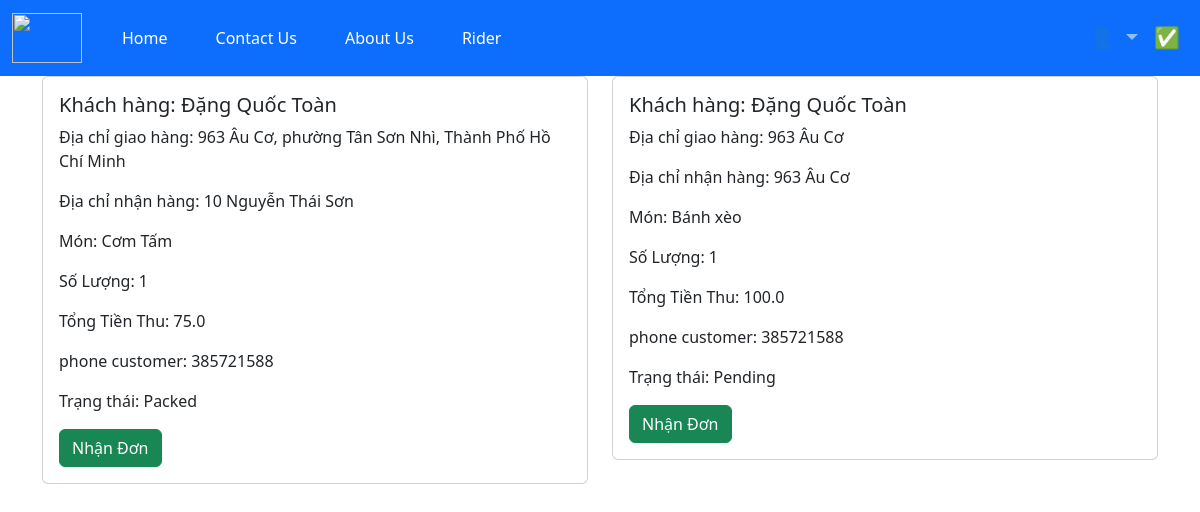
Before: /rider (signed in) with the older database file.
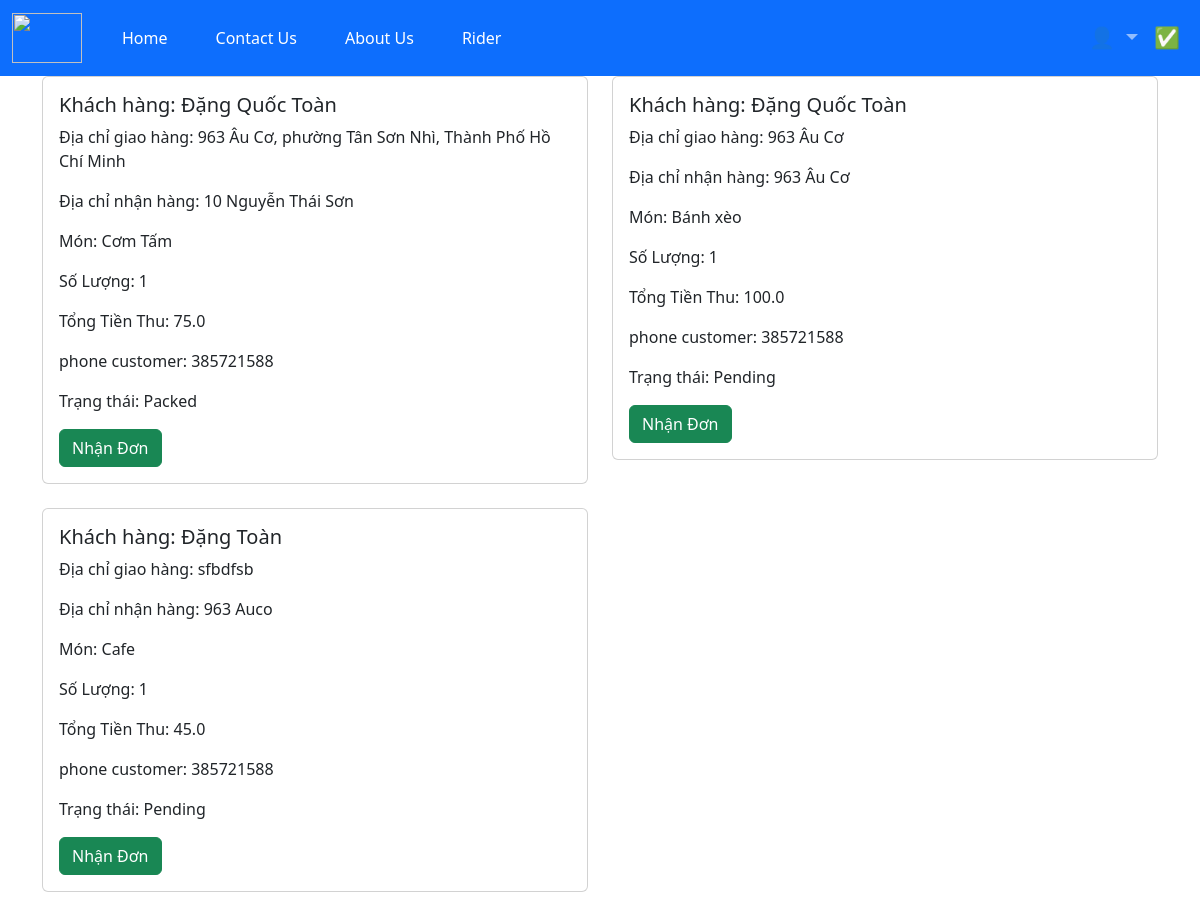
After: the same page with the newer database file.
### app/models.py (models this page shows, shortened)
class OrderPlaced(models.Model):
    user = models.ForeignKey(User, on_delete=models.CASCADE)
    customer = models.ForeignKey(Customer, on_delete=models.CASCADE)
    product = models.ForeignKey(Product, on_delete=models.CASCADE)
    quantity = models.PositiveIntegerField(default=1)
    ordered_date = models.DateTimeField(auto_now_add=True)
    status = models.CharField(max_length=50, choices=STATUS_CHOICES, default='Pending')
    @property
    def total_cost(self):
        return self.quantity * self.product.price + 30

class Customer(models.Model):
    user = models.ForeignKey(User, on_delete=models.SET_NULL, null=True,blank=False)
    name = models.CharField(max_length=200, null=True)
    email = models.CharField(max_length=200, null=True)
    city = models.CharField(max_length=200, null=True)
    phone = models.IntegerField(default=0)
    state  = models.CharField(max_length=200, null=True)
    address = models.CharField(max_length=200,null=True)
    def __str__(self):
        return self.name

class Product(models.Model):
    merchants =  models.ForeignKey(Merchants, on_delete=models.CASCADE,blank=True, null=True)
    name = models.CharField(max_length=200, null=True)
    price = models.FloatField()
    digital = models.BooleanField(default=False, null=True, blank=False)
    address = models.CharField(max_length=200,null=True)
    image = models.ImageField(null=True, blank=True)

### app/views.py (the view)
# urls.py: path('rider', views.ordersRider, name='rider'),
def ordersRider(request):
    user = request.user
    try:
        rider = Rider.objects.get(user= user)
    except Rider.DoesNotExist:
        return redirect('profilerider')
    orders = OrderPlaced.objects.all()
    save_orders = RiderSavedOrders.objects.values_list('orders_id', flat=True)
    filtered_orders = [order for order in orders if order.id not in save_orders]
    return render(request, 'orderider.html', {'orders': filtered_orders})

### app/templates/orderider.html (shortened to what this page needs)
{% extends 'rider.html' %}
{% block content %}
    <div class="container">
        <div class="row">
            {% for order in orders %}
                {% if not order.status == 'Cancel' and not order.status == 'On the way' and not order.status == 'Delivered' %}
                    <div class="col-md-6">
                        <div class="card mb-4">
                            <div class="card-body">
                                <h5 class="card-title">Khách hàng: {{ order.customer }}</h5>
                                <p class="card-text">Địa chỉ giao hàng: {{ order.customer.address }}</p>
                                <p class="card-text">Địa chỉ nhận hàng: {{ order.product.address }}</p>
                                <p class="card-text">Món: {{ order.product.name }}</p>
                                <p class="card-text">Số Lượng: {{ order.quantity }}</p>
                                <p class="card-text">Tổng Tiền Thu: {{ order.total_cost }}</p>
                                <p class="card-text">phone customer: {{ order.customer.phone }}</p>
                                <p class="card-text">Trạng thái: {{ order.status }}</p>
                                <div class="d-grid gap-2">
                                    <form method="POST" action="{% url 'ridersave' order.id %}">
                                        <button type="submit" class="btn btn-success">Nhận Đơn</button>
                                    </form>
                                </div>
                            </div>
                        </div>
                    </div>
                    {% endif %}
            {% endfor %}
        </div>
    </div>
{% endblock %}

Changed rows visible on the page:
added OrderPlaced: customer "Đặng Toàn", customer.address "sfbdfsb", product.address "963 Auco", product.name "Cafe", quantity "1", total_cost "45.0", customer.phone "385721588", status "Pending"
